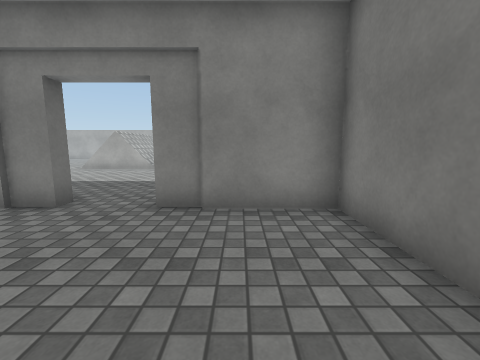
view 1 (above)

22 first-person views from a walk through a 3-D level made in the Unity game engine. The camera is 1.2 m above the floor, tilts 8° down and sees 90° across. The floor is counted in squares, 1 m on a side. Each view is taken from the middle of a square. On the plan, view 1 faces up. The plan holds only what a view shows up to about 12 squares ahead; the rest is blank. The place goes on beyond the plan. The player character is not drawn. Surface patterns are stand-ins for the level's own textures.

view 2
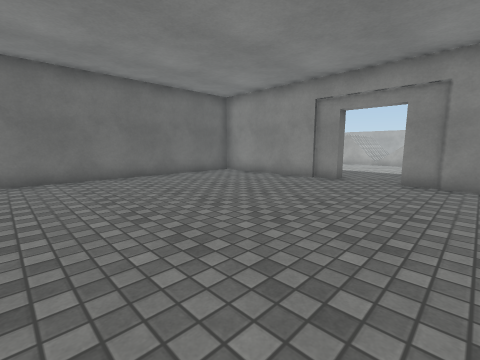

view 3
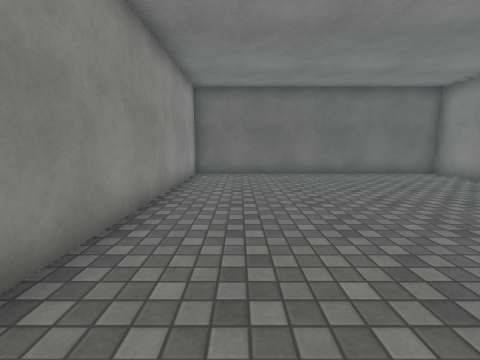

view 4
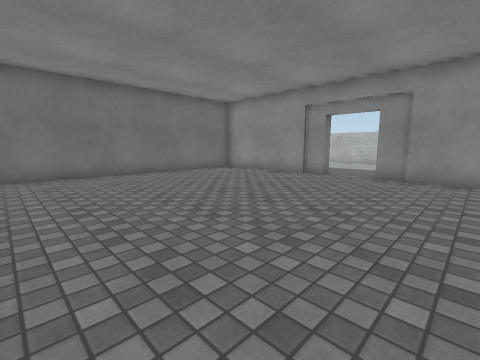

view 5
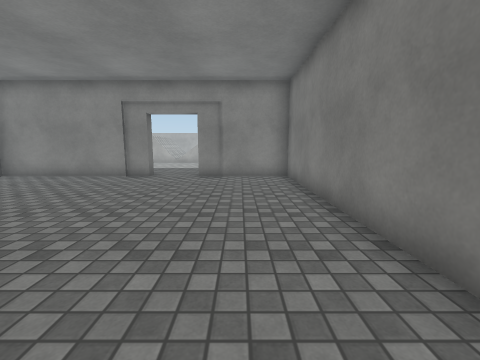

view 6
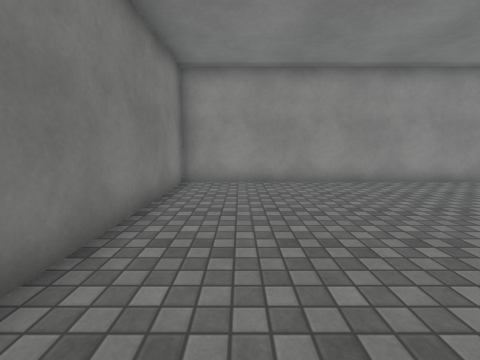

view 7
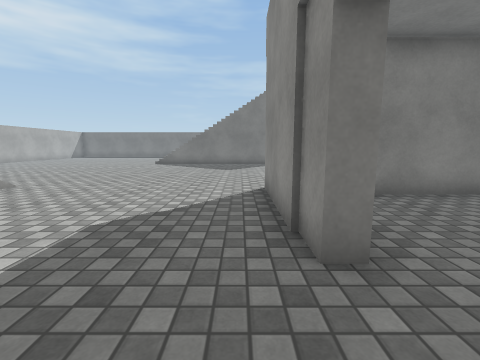

view 8
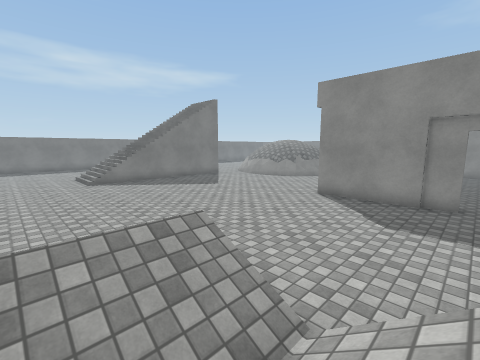

view 9
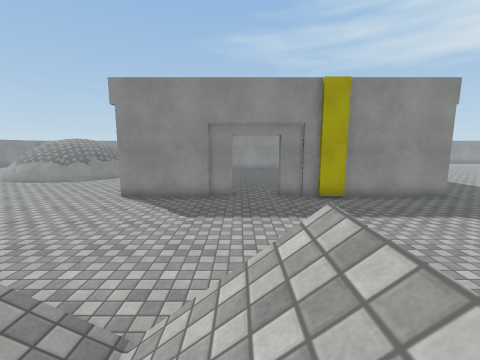

view 10
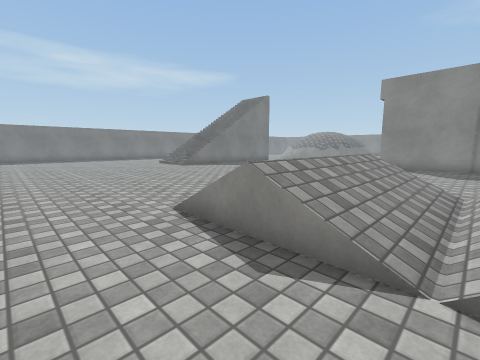

view 11
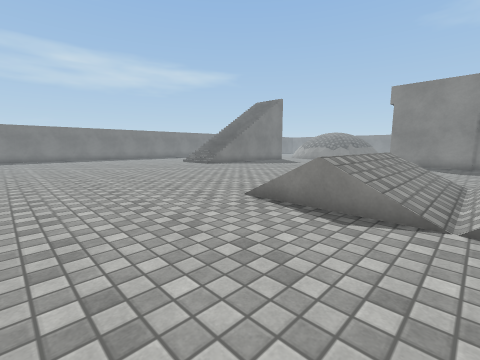

view 12
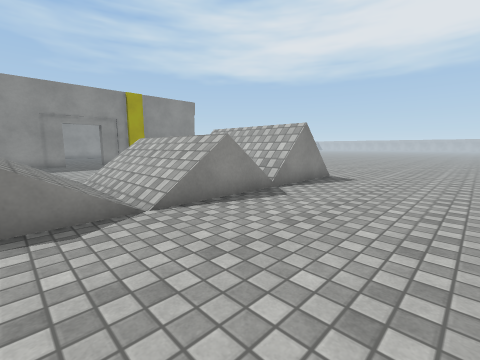

view 13
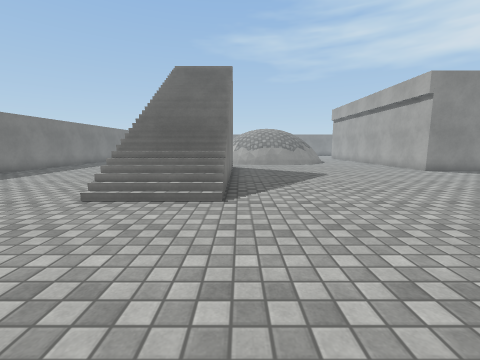

view 14
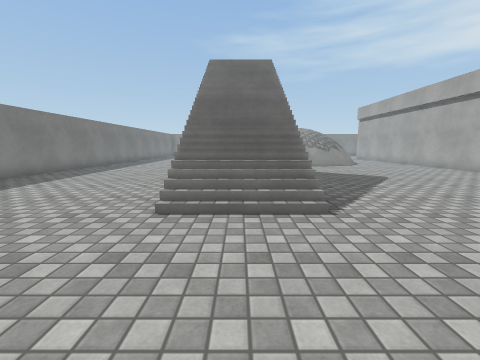

view 15
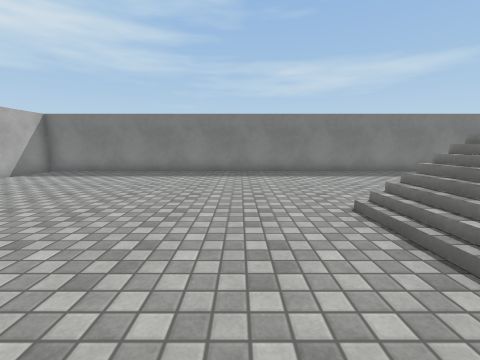

view 16
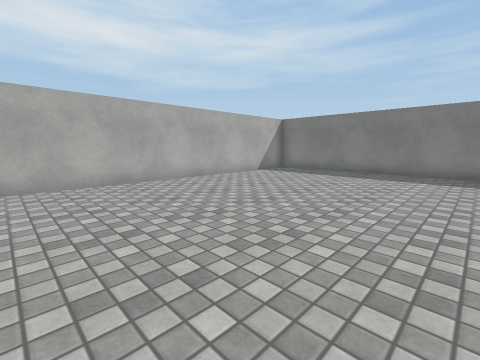

view 17
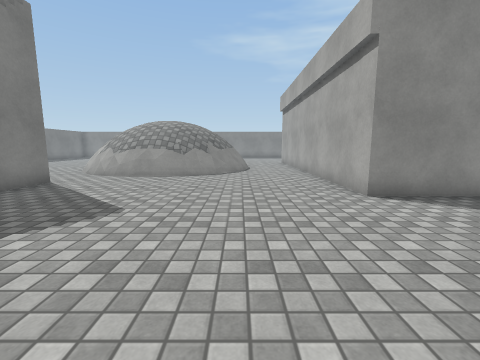

view 18
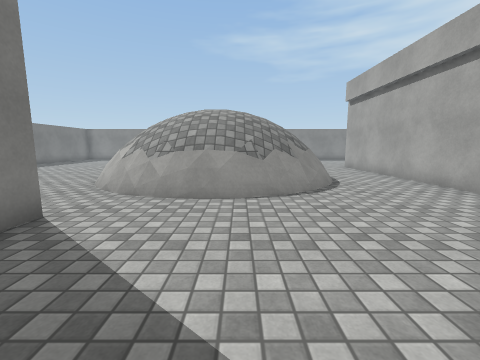

view 19
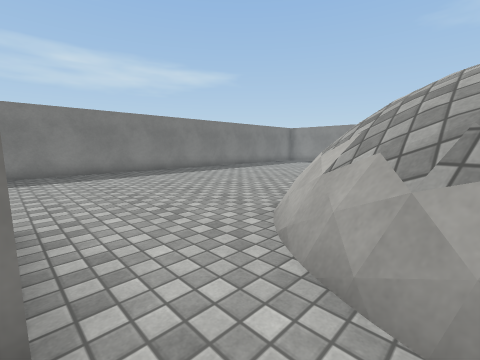

view 20
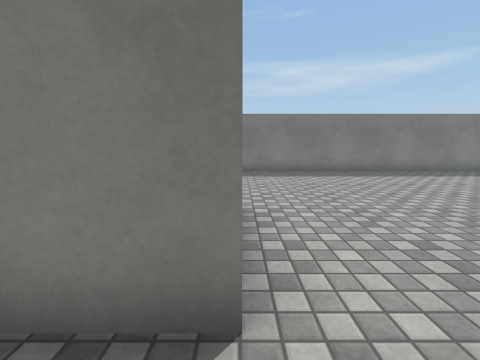

view 21
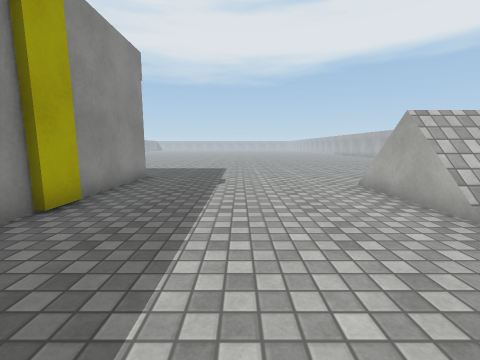

view 22
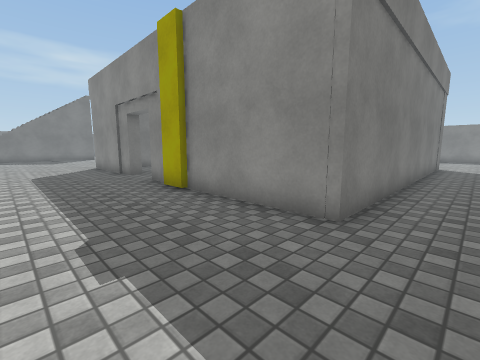

### Floor plan
Key: @ floor where view 1 was taken; # wall or solid block; . floor; / step, stairs or slope; = window, fence, low wall or low ledge; ^ raised ledge; v drop or lower ground; O other object.
Columns run from 12 left of view 1 to 23 right of it. Each row starts with its distance up from view 1.
 23                        #############
 22 ...................................#
 21 ...................................#
 20 ...................................#
 19 ...................................#
 18  ...=vv/vv#..==....................#
 17       // ///// /...................#
 16       // /////  ...................#
 15       /  /////  ...................#
 14 ..    /  /////  ...................#
 13 ....////////// /...................#
 12 .........................///.......#
 11 .........................///.......#
 10 .........................///.......#
  9 .........................///.......#
  8 ........................./// ......#
  7 ........................./// ......#
  6 ........................./// ......#
  5 ..OOOOOOO.OOOOOO.........///  .....#
  4 ..O...........OO.........///  .....#
  3 ..O...........OO.........///.......#
  2 ..O...........OO...................#
  1 ..O...........OO....=====..........#
  0 ..O.........@.OO...=^^^^^=.........#
 -1 ..O...........OO..=^^   ^==........#
 -2 ..O...........OO..=^      =........#
 -3 ..O...........OO..         ........#
 -4 ..O...........OO..         ........#
 -5 ..O...........OO.           .......#
 -6 ..OOOOOOOOOOOOO              .. ...#

Where each view was taken, in squares from view 1:
view 1: 0 up, 0 right, facing up
view 2: 4 down, 0 right, facing up-left
view 3: 4 down, 1 right, facing left
view 4: 5 down, 1 right, facing up-left
view 5: 5 down, 0 right, facing up
view 6: 2 up, 0 right, facing down
view 7: 6 up, 4 left, facing right
view 8: 15 up, 2 left, facing down-right
view 9: 15 up, 2 left, facing down
view 10: 20 up, 1 left, facing down-right
view 11: 22 up, 1 left, facing down-right
view 12: 22 up, 1 right, facing down-left
view 13: 17 up, 12 right, facing down
view 14: 16 up, 14 right, facing down
view 15: 14 up, 11 right, facing right
view 16: 15 up, 11 right, facing up-right
view 17: 11 up, 6 right, facing down
view 18: 7 up, 9 right, facing down
view 19: 3 up, 11 right, facing down-right
view 20: 3 up, 11 right, facing right
view 21: 9 up, 1 left, facing left
view 22: 9 up, 12 left, facing down-right
